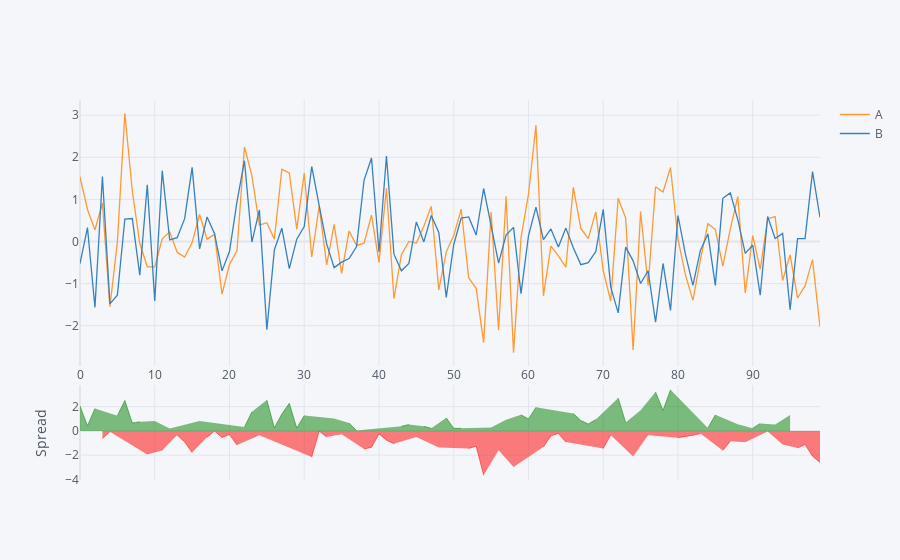

The cell this chart's notebook holds for it:
### Code cell
df[['A', 'B']].iplot(kind='spread')
